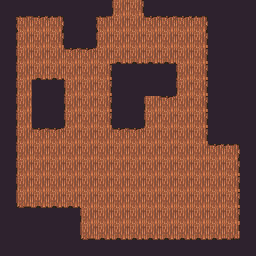

Below is a game level as drawn by its tile map, then a one-line description and the .tmx file that defines it, in full:
An orthogonal 16x16 tile map with 16x16 px tiles, 2 tile layers (Walk, NotWalk) and 16 objects (10x Enemigo, 2x ObjInteract, 2x Transition, Player, ObjCogible).

<map version="1.10" tiledversion="1.10.2" orientation="orthogonal" renderorder="right-down" width="16" height="16" tilewidth="16" tileheight="16" infinite="0" nextlayerid="4" nextobjectid="19">
 <tileset firstgid="1" source="../../../tileset/Tileset completo.tsx" />
 <layer id="1" name="Walk" width="16" height="16">
  <data encoding="csv">
0,0,0,0,0,0,0,303,305,0,0,0,0,0,0,0,
0,275,276,277,276,276,275,304,304,276,276,276,277,276,277,0,
0,303,304,305,304,304,303,304,304,304,304,304,305,304,305,0,
0,303,304,304,276,276,304,332,332,332,332,304,305,304,305,0,
0,303,332,332,304,304,305,304,304,304,304,303,305,304,305,0,
0,303,304,304,303,304,305,304,304,304,304,303,305,304,305,0,
0,303,304,304,303,304,305,304,304,303,276,304,305,304,305,0,
0,303,304,304,303,304,305,304,304,303,304,304,305,304,305,0,
0,303,276,276,304,304,304,276,276,304,304,304,305,304,305,0,
0,303,304,304,304,304,304,304,304,304,304,304,304,276,277,0,
0,303,304,304,304,304,304,304,304,304,304,304,304,304,305,0,
0,303,304,304,304,304,304,304,304,304,304,304,304,304,305,0,
0,331,332,332,332,304,304,304,304,304,304,304,304,304,305,0,
0,303,304,304,304,303,304,304,304,304,304,304,304,304,305,0,
0,331,332,332,332,331,332,332,332,332,332,332,332,332,333,0,
0,0,0,0,0,0,0,0,0,0,0,0,0,0,0,0
</data>
 </layer>
 <layer id="2" name="NotWalk" width="16" height="16">
  <data encoding="csv">
295,295,295,295,295,295,295,0,0,295,295,295,295,295,295,295,
295,0,0,0,295,295,0,0,0,0,0,0,0,295,295,295,
295,0,0,0,295,295,0,0,0,0,0,0,0,295,295,295,
295,0,0,0,0,0,0,0,0,0,0,0,0,295,295,295,
295,0,0,0,0,0,0,295,295,295,295,0,0,295,295,295,
295,0,295,295,0,0,0,295,295,295,295,0,0,295,295,295,
295,0,295,295,0,0,0,295,295,0,0,0,0,295,295,295,
295,0,295,295,0,0,0,295,295,0,0,0,0,295,295,295,
295,0,0,0,0,0,0,0,0,0,0,0,0,295,295,295,
295,0,0,0,0,0,0,0,0,0,0,0,0,0,0,295,
295,0,0,0,0,0,0,0,0,0,0,0,0,0,0,295,
295,0,0,0,0,0,0,0,0,0,0,0,0,0,0,295,
295,0,0,0,0,0,0,0,0,0,0,0,0,0,0,295,
295,295,295,295,295,0,0,0,0,0,0,0,0,0,0,295,
295,295,295,295,295,0,0,0,0,0,0,0,0,0,0,295,
295,295,295,295,295,295,295,295,295,295,295,295,295,295,295,295
</data>
 </layer>
 <objectgroup id="3" name="Obj">
  <object id="1" name="FlonkN" type="Player" x="121" y="26">
   <point />
  </object>
  <object id="2" name="Termita" type="Enemigo" x="74" y="89.5">
   <point />
  </object>
  <object id="11" name="Termita" type="Enemigo" x="23" y="152.5">
   <point />
  </object>
  <object id="7" name="Termita" type="Enemigo" x="98.5" y="122.5">
   <point />
  </object>
  <object id="12" name="Termita" type="Enemigo" x="70.5" y="154.5">
   <point />
  </object>
  <object id="13" name="Termita" type="Enemigo" x="118" y="188">
   <point />
  </object>
  <object id="14" name="Termita" type="Enemigo" x="200.5" y="156.5">
   <point />
  </object>
  <object id="15" name="Termita" type="Enemigo" x="181" y="202">
   <point />
  </object>
  <object id="10" name="Termita" type="Enemigo" x="25.5" y="57.5">
   <point />
  </object>
  <object id="8" name="Termita" type="Enemigo" x="195.5" y="74.5">
   <point />
  </object>
  <object id="9" name="Termita" type="Enemigo" x="153.5" y="107">
   <point />
  </object>
  <object id="3" name="LLave" type="ObjCogible" x="136" y="231.5">
   <point />
  </object>
  <object id="5" name="Jarron" type="ObjInteract" x="229" y="218">
   <properties>
    <property name="loot" type="int" value="0" />
   </properties>
   <point />
  </object>
  <object id="18" name="Jarron" type="ObjInteract" x="229.5" y="232">
   <properties>
    <property name="loot" type="int" value="0" />
   </properties>
   <point />
  </object>
  <object id="16" name="TransitionN" type="Transition" x="136" y="10.5">
   <properties>
    <property name="nextMap" value="resources/maps/niveles/nivel02/dentro/mapaN2_02_dentro.tmx" />
   </properties>
   <point />
  </object>
  <object id="17" name="TransitionN" type="Transition" x="121" y="10.5">
   <properties>
    <property name="nextMap" value="resources/maps/niveles/nivel02/dentro/mapaN2_02_dentro.tmx" />
   </properties>
   <point />
  </object>
 </objectgroup>
</map>
